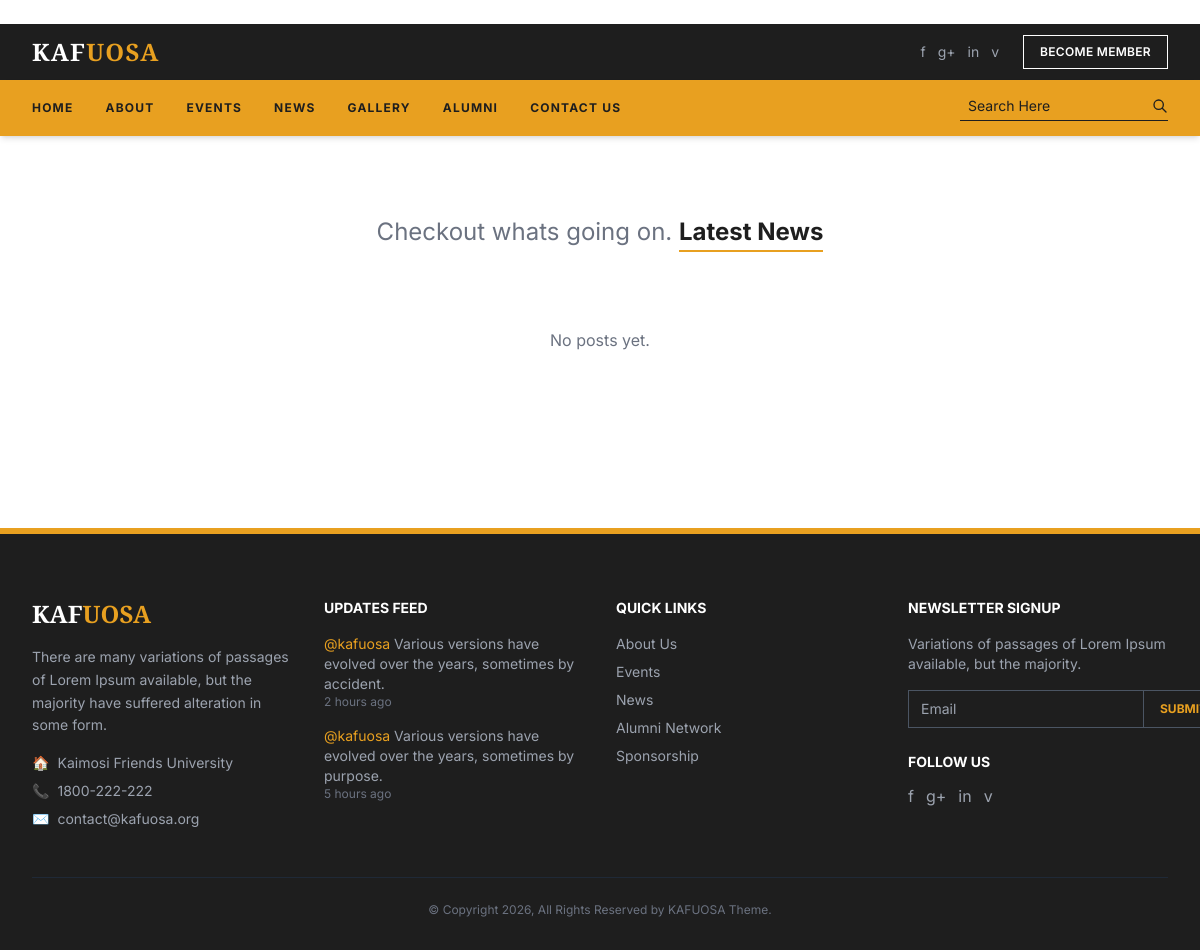
The page /news/ on the database as committed earlier.
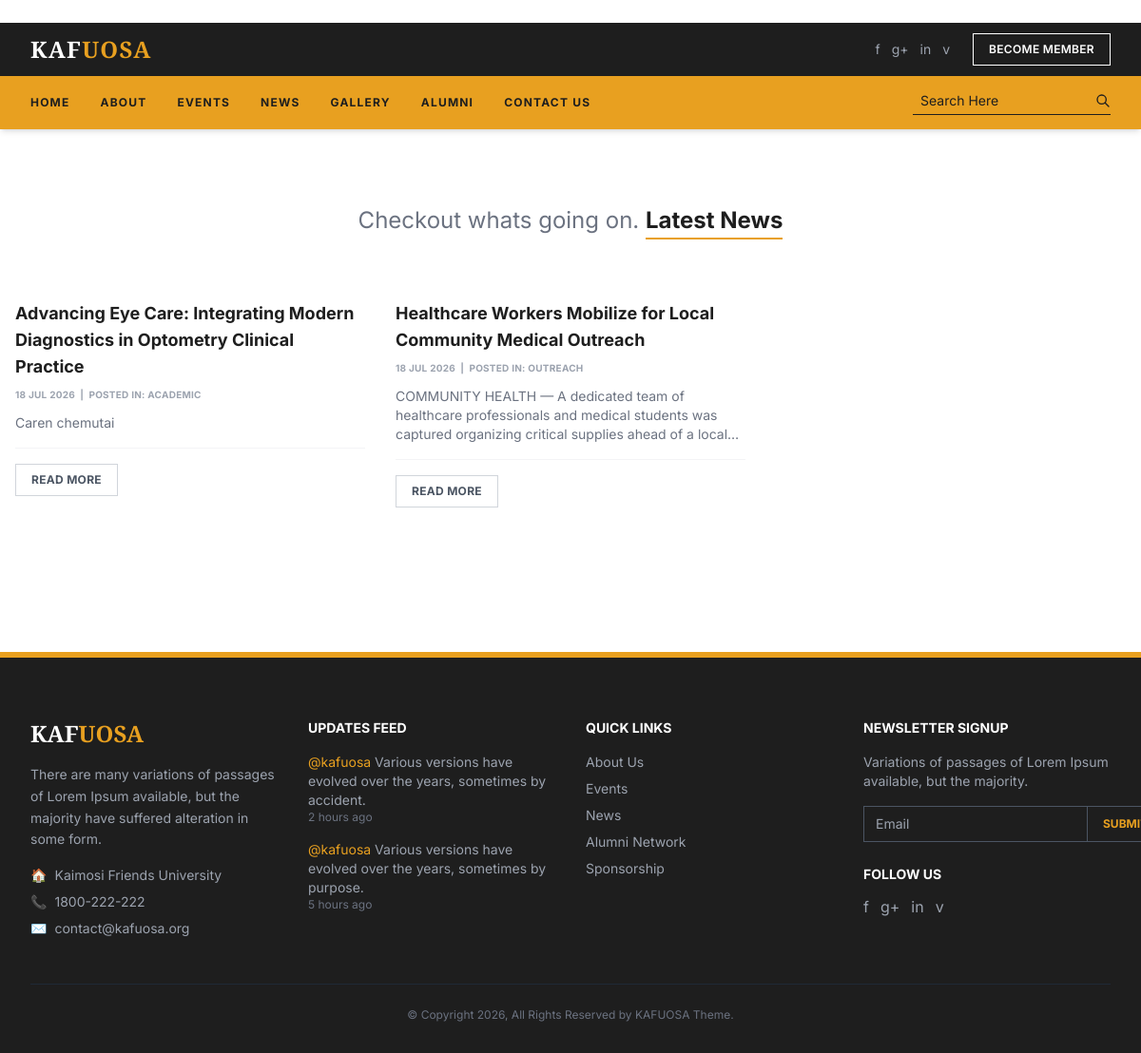
The same page on the database as committed later.
### news/models.py (models this page shows, shortened)
class Post(models.Model):
    CATEGORY_CHOICES = [('academic','Academic'),('outreach','Outreach'),('social','Social')]
    title        = models.CharField(max_length=200)
    slug         = models.SlugField(unique=True)
    category     = models.CharField(max_length=20, choices=CATEGORY_CHOICES, default='academic')
    excerpt      = models.TextField(max_length=300)
    body         = models.TextField()
    cover_image  = models.ImageField(upload_to='news/', blank=True, null=True)
    published_at = models.DateTimeField()
    class Meta:
        ordering = ['-published_at']

### news/views.py (the view)
# urls.py: path('',             views.post_list,   name='post_list'),
def post_list(request):
    category = request.GET.get('category')
    posts    = Post.objects.all()
    if category:
        posts = posts.filter(category=category)
    return render(request, 'news/post_list.html', {'posts': posts, 'category': category})

### templates/news/post_list.html (shortened to what this page needs)
﻿{% extends "base.html" %}
{% block content %}
<div class="max-w-7xl mx-auto px-4 py-20 text-center">
  <h1 class="text-2xl text-gray-500 mb-12">Checkout whats going on. <span class="font-bold text-[#1e1e1e] border-b-2 border-[#e8a020] pb-1">Latest News</span></h1>
  <div class="grid grid-cols-1 md:grid-cols-3 gap-8 text-left">
    {% for p in posts %}
    <div class="bg-white">
      <div class="pt-5 pb-4 border-b border-gray-100">
        <h3 class="font-bold text-lg text-[#1e1e1e] mb-2">{{ p.title }}</h3>
        <p class="text-[10px] text-gray-400 font-bold uppercase tracking-wide mb-3">{{ p.published_at|date:"d M Y" }} &nbsp;|&nbsp; POSTED IN: {{ p.get_category_display }}</p>
        <p class="text-sm text-gray-500 line-clamp-3">{{ p.excerpt }}</p>
      </div>
      <div class="pt-4 pb-2">
        <a href="/news/{{ p.slug }}/" class="inline-block border border-gray-300 text-gray-600 text-xs font-bold px-4 py-2 uppercase tracking-wide hover:border-[#1e1e1e] hover:text-[#1e1e1e] transition">Read More</a>
      </div>
    </div>
    {% empty %}
    <p class="text-gray-500 col-span-3 text-center py-8">No posts yet.</p>
    {% endfor %}
  </div>
</div>
{% endblock %}

Rows that differ between the two databases and show on the page:
added Post: title "Advancing Eye Care: Integrating Modern Diagnostics in Optometry Clinical Practice", published_at "18 JUL 2026", category "ACADEMIC", excerpt "Caren chemutai"
added Post: title "Healthcare Workers Mobilize for Local Community Medical Outreach", published_at "18 JUL 2026", category "OUTREACH", excerpt "COMMUNITY HEALTH — A dedicated team of healthcare professionals and medical students was captured organizing critical supplies ahead of a…"
Other text that changed with them:
text no longer shown: "No posts yet."
